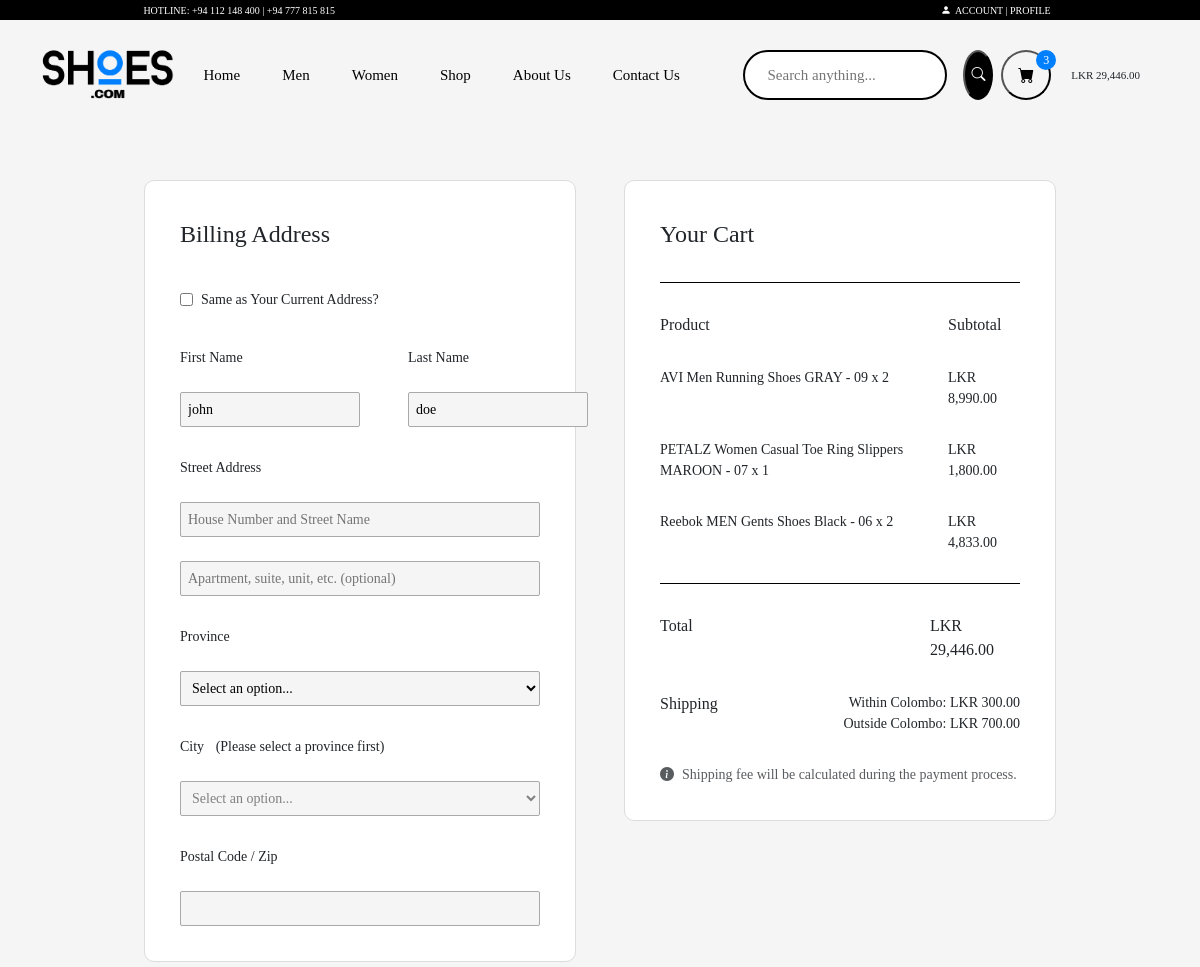
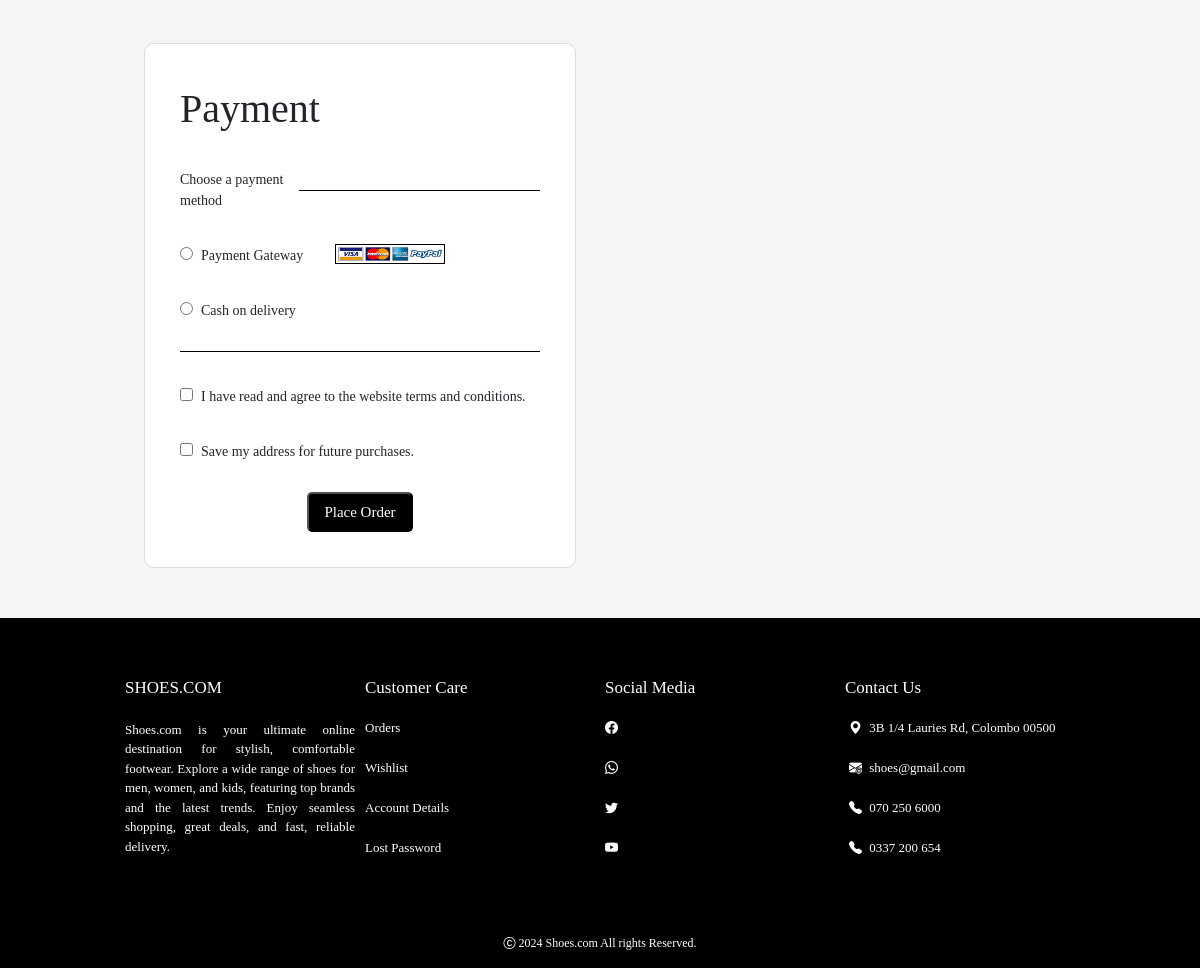
/checkout.php (signed in), run on the app's committed database (2 pictures, top to bottom).
### tables this page shows
CREATE TABLE IF NOT EXISTS `user` (
  `id` int NOT NULL AUTO_INCREMENT,
  `fname` varchar(45) NOT NULL,
  `lname` varchar(45) NOT NULL,
  `email` varchar(45) NOT NULL,
  `mobile` varchar(45) NOT NULL,
  `password` varchar(45) NOT NULL,
  `verification_code` varchar(20) DEFAULT NULL,
  PRIMARY KEY (`id`)
);

CREATE TABLE IF NOT EXISTS `shoe` (
  `id` int NOT NULL AUTO_INCREMENT,
  `name` varchar(60) NOT NULL,
  `price` double NOT NULL,
  `brand_id` int NOT NULL,
  `category_id` int NOT NULL,
  `gender_id` int NOT NULL,
  PRIMARY KEY (`id`),
  KEY `fk_shoe_brand_idx` (`brand_id`),
  KEY `fk_shoe_category1_idx` (`category_id`),
  KEY `fk_shoe_gender1_idx` (`gender_id`),
  CONSTRAINT `fk_shoe_brand` FOREIGN KEY (`brand_id`) REFERENCES `brand` (`id`),
  CONSTRAINT `fk_shoe_category1` FOREIGN KEY (`category_id`) REFERENCES `category` (`id`),
  CONSTRAINT `fk_shoe_gender1` FOREIGN KEY (`gender_id`) REFERENCES `gender` (`id`)
);

### connection.php (called while the page is built, shortened)
<?php
class Database{
    public static $connection;
    public static function setUpConnection(){
        if (!isset(Database::$connection)) {
            Database::$connection = new mysqli("YOUR_HOSTNAME", "YOUR_USERNAME", "YOUR_PASSWORD", "shoes", "YOUR_PORT");
        }
    }
    public static function search($q){
        $resultset = Database::$connection->query($q);
        return $resultset;
    }
}
?>

### checkout.php (the view, shortened to what this page needs)
<!DOCTYPE html>
<html lang="en">
<head>
    <link rel="stylesheet" href="checkout.css" />
    <link href="https://cdn.jsdelivr.net/npm/bootstrap@5.3.3/dist/css/bootstrap.min.css" rel="stylesheet">
    <link rel="stylesheet" href="fonts.css" />
    <link rel="stylesheet" href="https://cdn.jsdelivr.net/npm/bootstrap-icons@1.11.3/font/bootstrap-icons.min.css">
</head>
<body class="body">
    <?php include "header.php"; ?>
    <div class="main-div">
        <?php
        $id = $_SESSION["user"]["id"];
        $user_rs = Database::search("SELECT * FROM user WHERE id = '" . $id . "' ");
        $user_data = $user_rs->fetch_assoc();
        $total = 0;
        $products = [];
        $cart_rs = Database::search("SELECT * FROM cart WHERE user_id='" . $id . "' ");
        $cart_n = $cart_rs->num_rows;
        for ($i = 0; $i < $cart_n; $i++) {
            $cart_data = $cart_rs->fetch_assoc();
            $shoe_rs = Database::search("SELECT * FROM shoe WHERE id='" . $cart_data["shoe_id"] . "' ");
            $shoe_data = $shoe_rs->fetch_assoc();
            $size_rs = Database::search("SELECT * FROM `size` WHERE id='" . $cart_data["size_id"] . "' ");
            $size_data = $size_rs->fetch_assoc();
            $price = $shoe_data["price"];
            $qty = $cart_data["qty"];
            $products[] = [$shoe_data["name"],$size_data["name"], $qty, $price];
            $total += $price * $qty;
        }
        ?>
        <div class=" w-50 h-auto d-flex align-items-center flex-column gap-5">
            <div class="sub-div">
                <span class=" bold fs-4">Billing Address</span>
                <div class=" d-flex flex-row gap-2 align-items-center">
                    <input type="checkbox" name="" id="current-address">
                    <span class=" regular fourteen">Same as Your Current Address?</span>
                </div>
                <div class=" d-flex flex-row gap-5 regular fontsize">
                    <div class=" d-flex flex-column gap-4 w-50">
                        <span>First Name</span>
                        <input type="text" id="fname" value="<?php echo $user_data["fname"] ?>">
                    </div>
                    <div class=" d-flex flex-column gap-4 w-50">
                        <span>Last Name</span>
                        <input type="text" id="lname" value="<?php echo $user_data["lname"] ?>">
                    </div>
                </div>
                <div class=" d-flex flex-column gap-4 regular fontsize">
                    <span>Street Address</span>
                    <input type="text" placeholder="House Number and Street Name" id="street">
                    <input type="text" placeholder="Apartment, suite, unit, etc. (optional)">
                </div>
                <div class=" d-flex flex-column gap-4 regular fontsize">
                    <span>Province</span>
                    <select name="" id="province">
                        <option value="0" class=" text-muted">Select an option...</option>
                    </select>
                </div>
                <div class=" d-flex flex-column gap-4 regular fontsize">
                    <span>City <span class=" regular mx-2"> (Please select a province first)</span></span>
                    <select name="city" id="city" disabled style="cursor: not-allowed;">
                        <option value="0" class=" text-muted">Select an option...</option>
                    </select>
                </div>
                <div class=" d-flex flex-column gap-4 regular fontsize">
                    <span>Postal Code / Zip</span>
                    <input type="text" id="postal">
                </div>
            </div>
            <div class="place-order">
                <span class=" bold fs-1">Payment</span>
                <div class=" d-flex flex-row justify-content-between align-items-center">
                    <span class="regular fontsize">Choose a payment method</span>
                    <div class=" bg-black" style=" height: 1px; width:300px;"></div>
                </div>
                <div class=" d-flex flex-row gap-2 align-items-center fontsize">
                    <input type="radio" name="method" id="1">
                    <span class=" regular pt-1">Payment Gateway</span>
                    <img src="resources/cards.png" alt="" class="credit-cards ms-4">
                </div>
                <div class=" d-flex flex-row gap-2 align-items-center fontsize">
                    <input type="radio" name="method" id="2">
                    <span class=" regular pt-1">Cash on delivery</span>
                </div>
                <div class=" bg-black w-100" style=" height: 1px;"></div>
                <div class=" d-flex flex-row gap-2 align-items-center fontsize">
                    <input type="checkbox" name="" id="conditions">
                    <span class=" regular pt-1">I have read and agree to the website terms and conditions.</span>
                </div>
                <div class=" d-flex flex-row gap-2 align-items-center fontsize">
                    <input type="checkbox" name="" id="save-address">
                    <span class=" regular pt-1">Save my address for future purchases.</span>
                </div>
                <div class=" d-flex justify-content-center align-items-center fontsize bold">
                    <button type="submit" onclick='openSandbox(<?php echo json_encode($products, JSON_HEX_TAG | JSON_HEX_APOS | JSON_HEX_QUOT | JSON_HEX_AMP); ?>, <?php echo $total ?>)'>Place Order</button>
                </div>
            </div>
        </div>
        <div class=" w-50 h-auto d-flex align-items-center flex-column">
            <div class="sub-div">
                <span class=" bold fs-4">Your Cart</span>
                <div class=" bg-black w-100" style=" height: 1px;"></div>
                <div class=" d-flex flex-row largefontsize medium">
                    <span style="flex:4;">Product</span>
                    <span style="flex:1;">Subtotal</span>
                </div>
                <?php
                for ($i = 0; $i < $cart_n; $i++) {
                ?>
                    <div class=" d-flex flex-row fontsize regular">
                        <span style="flex:4;"><?php echo $products[$i][0] ?> - <?php echo $products[$i][1] ?> <span class=" italic">x <?php echo $products[$i][2] ?></span></span>
                        <span style="flex:1;">LKR <?php echo number_format($products[$i][3], 2) ?></span>
                    </div>
                <?php
                }
                ?>
                <div class=" bg-black w-100" style=" height: 1px;"></div>
                <div class=" d-flex flex-row largefontsize medium">
                    <span style="flex:3;">Total</span>
                    <span style="flex:1;">LKR <?php echo number_format($total, 2) ?></span>
                </div>
                <div class=" d-flex flex-row largefontsize medium justify-content-between">
                    <span>Shipping</span>
                    <div class=" d-flex flex-column fontsize regular align-items-end">
                        <span>Within Colombo: LKR 300.00</span>
                        <span>Outside Colombo: LKR 700.00</span>
                    </div>
                </div>
                <div class=" d-flex flex-row fourteen gap-2 regular text-muted">
                    <i class="bi bi-info-circle-fill"></i>
                    <span>Shipping fee will be calculated during the payment process.</span>
                </div>
            </div>
        </div>
    </div>
    <?php include "footer.php" ?>
</body>
</html>

### checkout.css (style rules this page uses)
.body { display: flex; flex-direction: column; align-items: center; background-color: #f5f5f5; }
.main-div { width: 80%; padding-top: 50px; padding-bottom: 50px; display: flex; flex-direction: row; }
.sub-div { width: 90%; display: flex; flex-direction: column; gap: 30px; background-color: white; border-radius: 10px; padding: 35px; border: 1px solid #dcdcdc; }
.sub-div input { height: 35px; border-radius: 2px; border: 1px solid #A9A9A9; background-color: #f5f5f5; padding-left: 7px; }
.sub-div select { height: 35px; border-radius: 2px; border: 1px solid #A9A9A9; background-color: #f5f5f5; padding-left: 7px; cursor: pointer; }
.fontsize { font-size: 14px; }
.largefontsize { font-size: 16px; }
.place-order { width: 90%; display: flex; flex-direction: column; gap: 30px; background-color: white; border-radius: 10px; padding: 35px; border: 1px solid #dcdcdc; }
.credit-cards { width: 110px; height: 20px; border: 1px solid #000000; }
.place-order button { height: 40px; background-color: black; border-radius: 5px; color: white; font-size: 15px; padding-left: 15px; padding-right: 15px; }

### data on the page
user: fname "john", lname "doe"
shoe: name "AVI Men Running Shoes GRAY", i "09", category "2", price "8,990.00"
shoe: name "PETALZ Women Casual Toe Ring Slippers MAROON", i "07", i "1", price "1,800.00"
shoe: name "Reebok MEN Gents Shoes Black", i "06", brand "2", price "4,833.00"

### other printed values
$n "3"
$total "29,446.00"
